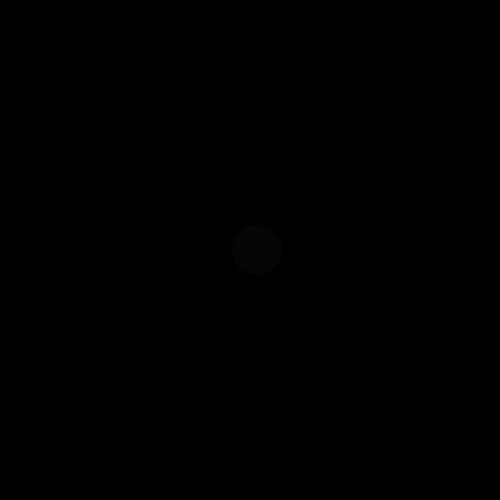
Frame 1 (no input)
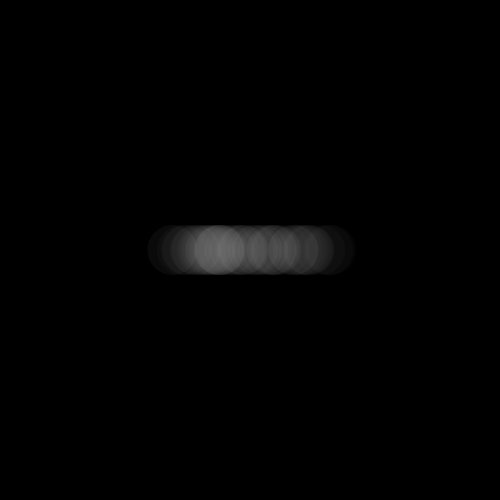
Frame 60 (the mouse pressed at the canvas centre just before this capture)
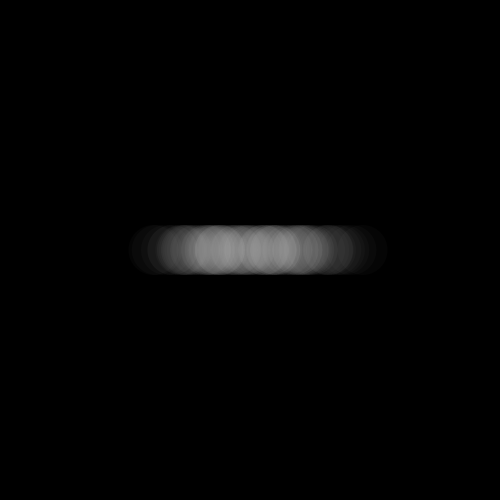
Frame 120 (the mouse held since frame 60 and released just before this capture)

The Processing sketch that drew these frames (run headless with seeded random() and noise(); from frame 60 on, the mouse is pressed at the canvas centre):

// Processing sketch: cours_02_gaussianNoise
// ── cours_02_gaussianNoise.pde


void setup()
{
  size(500, 500);
  background(0);
}

void draw()
{
  
  
  float median = width/2;
  float deviation = 50;
  float x = (randomGaussian() * deviation) + median;
  
  noStroke();
  fill(255, 5);
  ellipse(x, height/2, 50, 50);
  
}
